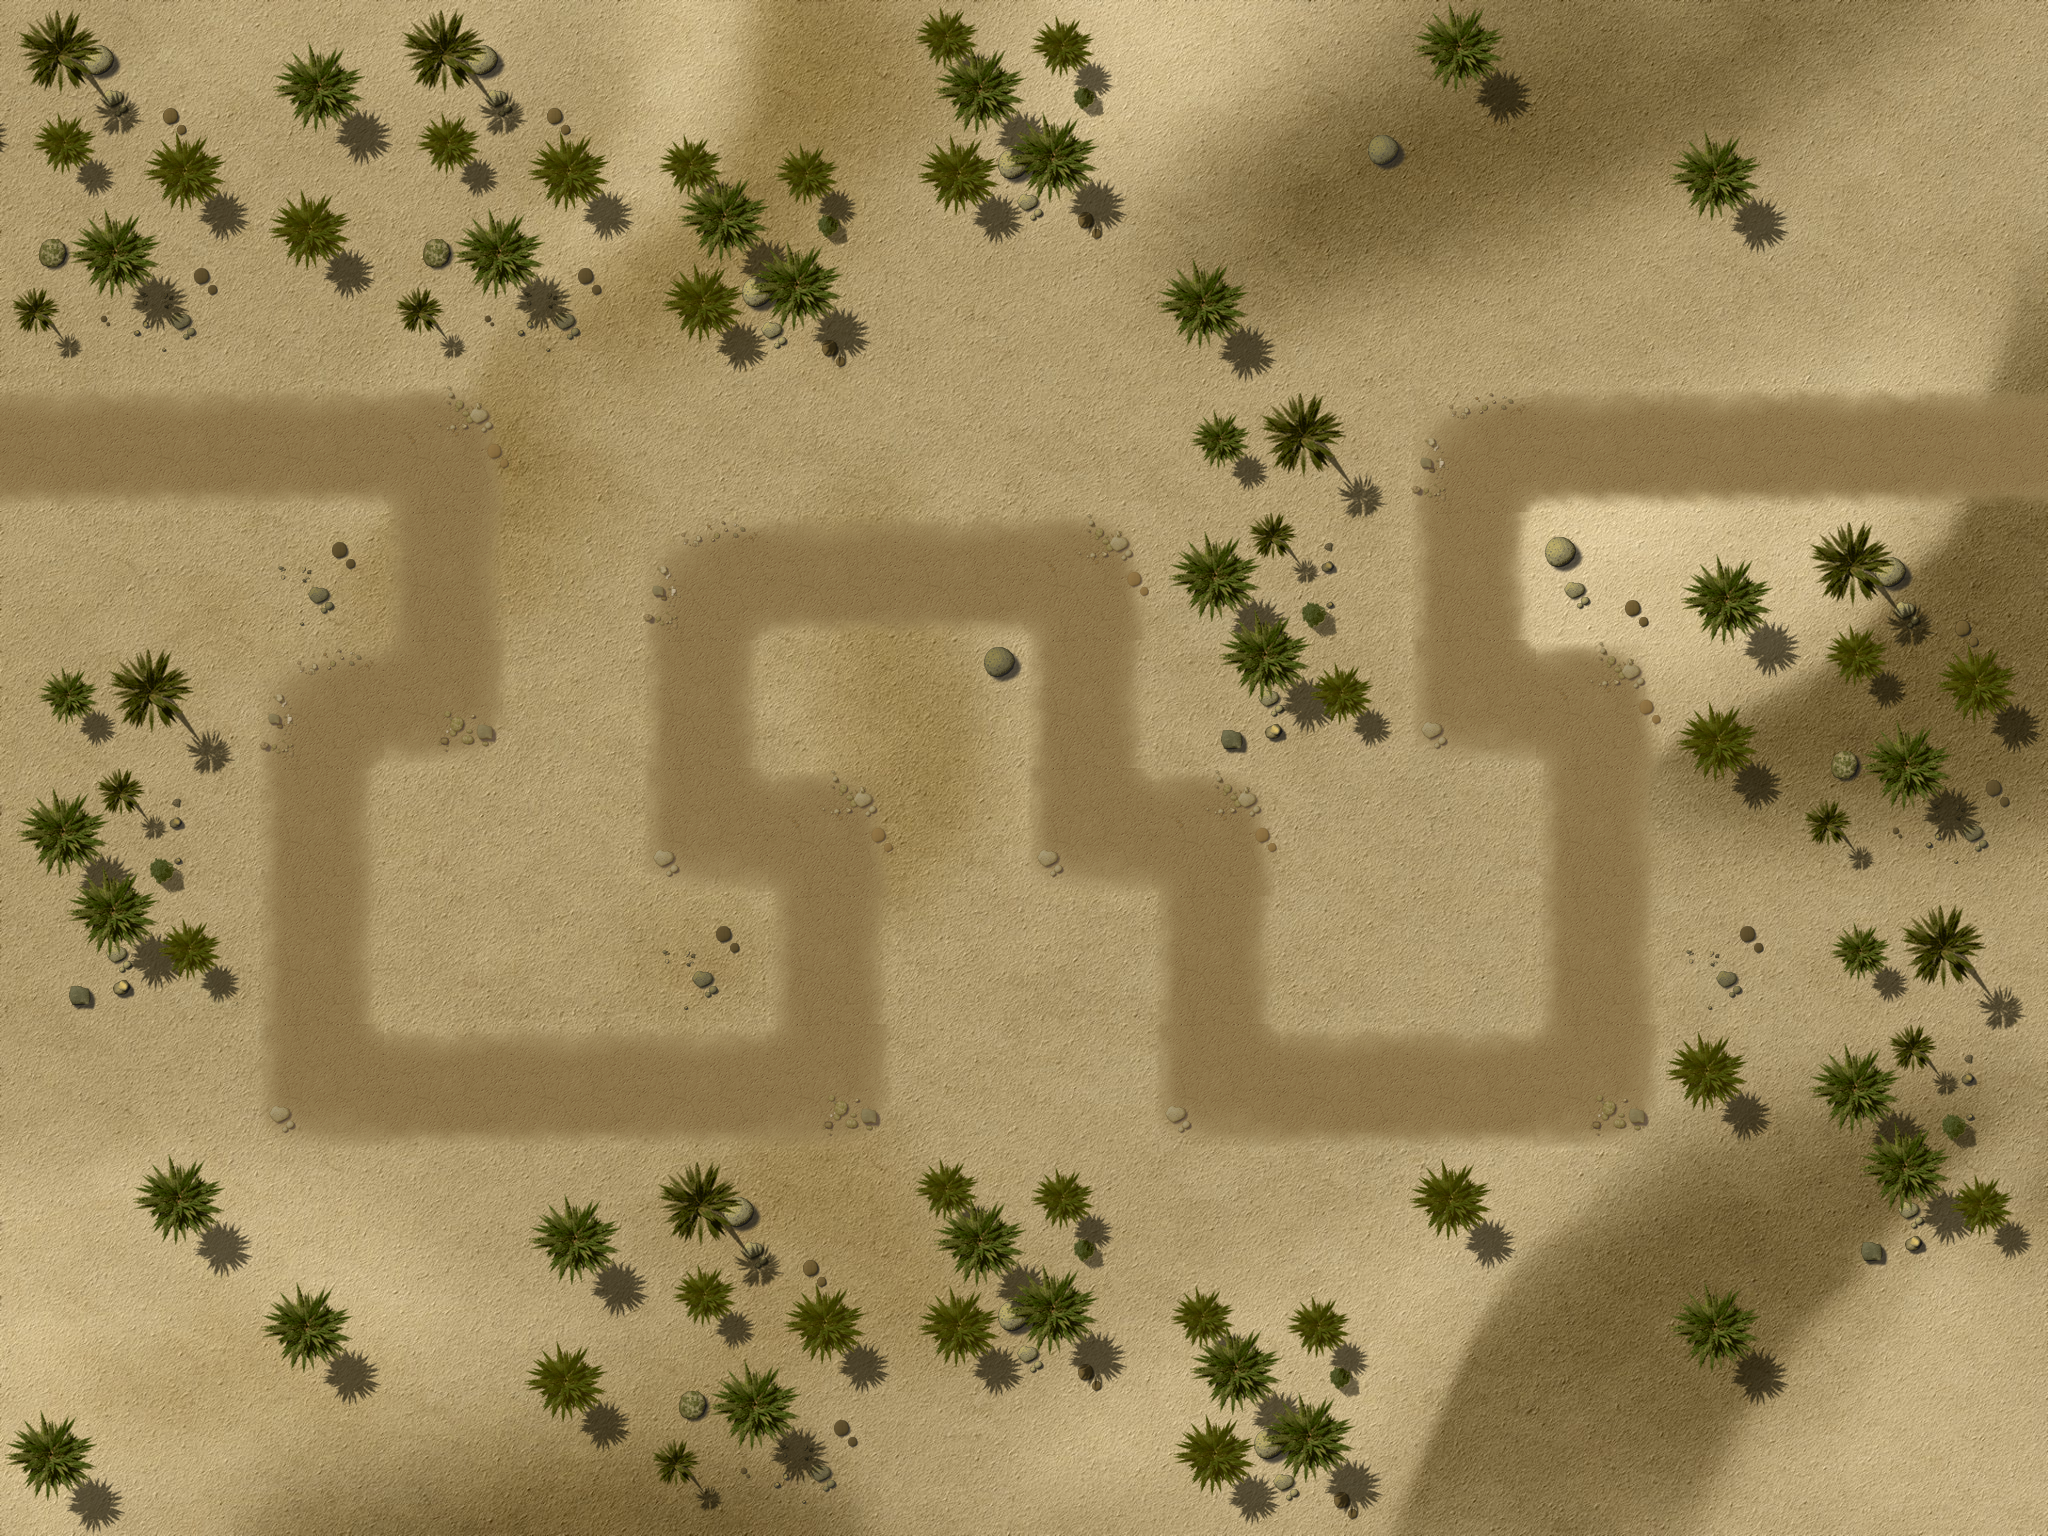

Below is a game level as drawn by its tile map, then a one-line description and the .tmx that defines it (tile-layer data replaced by summaries):
An orthogonal 16x12 tile map with 128x128 px tiles, 4 tile layers (Ground, Objects1, Objects2, Path), 1 hidden layer not drawn, 3 tilesets and 35 objects.

<map version="1.0" orientation="orthogonal" width="16" height="12" tilewidth="128" tileheight="128">
 <properties>
<property name="wave01" value="1,1,1,2,4,4,1,1,1,4,1,2,3,2,1,3,4,4,1,1,2" />
<property name="wave02" value="10,10,10,10,10,2,10,1,1,4,2,4,1,10,10,10,10,10,10,4,2,1,1,1" />
<property name="wave03" value="1,1,10,3,4,1,10,10,10,10,10,2,10,10,1,1,4,2,4,1,1,1,1,1,4,2,10,10,10,10" />
<property name="wave04" value="1,1,1,1,4,1,1,1,1,4,1,1,1,4,1,1,1,2,1,1,3,10,10,10" />
<property name="wave05" value="2,2,10,10,10,4,4,4,1,6,1,10,10,3,10,10,10,10,10,10,2,10,10,2,2,10,10,10,2,2,10,10" />
<property name="wave06" value="4,4,2,10,10,10,5,5,5,5,5,3,10,10,4,4,2,10,3,10,2,5,5,1" />
<property name="wave07" value="1,5,5,5,10,10,10,2,4,2,4,5,3,5,3,10,10,10,5,5,5,2,2,4,4,2,10,10,10,10" />
<property name="wave08" value="1,5,5,5,2,5,5,6,4,2,5,5,5,5,5,4,4,5,5,5,2,5,5,4,4,5,4,3,3" />
<property name="wave09" value="4,4,4,2,3,4,5,4,2,5,3,5,5,5,5,10,10,10,10,10,10,10,10,5,4,5,5,6,5,5,5,4,5,4,4,5,5,5,2,5,5,1" />
<property name="wave10" value="2,10,10,10,10,10,10,4,5,4,4,10,10,10,10,5,5,5,5,5,5,5,5,5,6,5,5,5,5,4,2,2,10,10,10,4,5,4,2,5,5,5,5,10,10,103" />
<property name="wave11" value="1,5,5,5,3,5,5,5,5,5,5,5,5,5,5,5,4,4,4,2,2,5,5,5,5,2,3,5,5,5,3,3,5,5,5,5,5,2,1" />
<property name="wave12" value="5,5,5,5,5,5,10,3,3,10,10,10,10,5,10,10,10,3,5,5,5,10,10,10,10,5,5,5,5,5,10,10,6,6,5,5,5,5,10,10,5,2,1" />
<property name="wave13" value="3,10,10,10,5,6,5,6,5,5,6,2,5,5,5,5,5,10,10,10,10,5,5,5,5,5,5,5,10,10,10,3" />
<property name="wave14" value="5,5,5,5,5,5,5,6,2,2,5,5,7,7,7,7,7,7,7,8,5,5,5,2,9,2,4,4,4,5,5,5,5,5,2,5,2,9,5,5,5,1" />
<property name="wave15" value="1,4,4,5,5,9,5,5,5,5,4,5,4,5,4,4,5,4,5,2,6,5,5,5,6,5,10,6,5,5,5,5,5,5,5,5,1" />
<property name="wave16" value="10,10,8,10,10,10,6,10,10,10,10,10,10,10,10,10,6,6,6,5,1,6,10,10,4,4,10,10,10,10,8,10,6,10,10,6,10,10,10,10,10,10,10,10,10,10,10,10,10,10,10" />
<property name="wave17" value="10,10,10,10,5,10,5,8,5,1,8,8,10,5,6,10,10,5,1,5,1,10,4,4,4,10,10,10,5,1,5,10" />
<property name="wave18" value="1,5,5,5,5,1,5,5,7,7,7,7,5,1,6,5,1,5,5,5,4,4,4,9,2,5,2,5,1,5,5" />
<property name="wave19" value="7,7,6,7,7,2,10,10,8,10,10,9,7,7,2,10,10,10,5,5,5,5,9,3,9,9,9,9" />
<property name="wave20" value="3,8,5,1,5,5,7,7,102,7,7,7,7,7,7,5,5,6,5,1,6,5,1,6,5,6,5,9,5,1,5,1,5,5,5,7,101" />
<property name="wave21" value="6,10,10,10,10,10,2,10,10,2,10,6,6,10,10,2,10,10,6,10,10,10,8,5,8" />
<property name="wave22" value="1,2,5,1,5,2,6,6,9,3,10,10,2,10,10,5,1,2,2,5,1,5,5,5,6,6,6,5,1,5,8,10,10,10,10,2,2,5,1" />
<property name="wave23" value="5,5,6,6,5,1,5,1,5,1,2,2,7,7,7,7,8,5,1,6,6,5,1,5,10,10,10,10,4,5,2" />
<property name="wave24" value="11,11,11,9,3,11,11,11,11,11,9,3,9,9,9,5,5,5,6,5,1,2,2,5,1,8" />
<property name="wave25" value="2,2,5,6,5,1,4,4,4,5,5,5,9,9,9,9,9,5,1,5,5,5,9,6,6,5,1,5,1,5,8,5,1,5,5,8,2,2,5,1,3" />
<property name="wave26" value="11,11,11,9,3,11,11,6,11,11,9,3,11,11,11,9,8,11,11,6,6,4,4,4,5,5,8,5,5,5,5,10,10,10,10,10" />
<property name="wave27" value="3,9,5,5,5,5,7,7,4,4,9,5,5,5,5,5,5,8,5,9,5,5,5,5,5,5,5,5,5,5,8,8,5,5,6,6,5,7,7,5,7,8" />
<property name="wave28" value="6,11,11,11,11,6,11,11,11,11,6,9,9,5,5,9,9,5,5,5,5,9,3,9,5,5,6,4,4,5,4,5,5,5,9,5,5,5,6,5,5,5,8" />
<property name="wave29" value="10,10,10,10,5,10,5,10,5,10,6,10,5,5,5,5,8,10,10,10,5,5,5,10,8,8,8,5,5,5,5,11,11,11,11,6,6,5,7,7,2" />
<property name="wave30" value="1,5,5,5,10,8,10,5,10,8,10,5,5,5,5,5,11,11,11,6,5,4,6,4,4,5,5,5,7,7,9,3,9,5,5,5,5,10,10,10,10,102" />
<property name="wave31" value="1,5,5,5,7,9,4,5,4,5,6,5,5,5,8,9,9,9,5,5,6,5,5,5,7,8,6,6,8,5,5,8,4,4,7,7,9,3,9,3,6" />
<property name="wave32" value="8,11,11,10,6,10,10,10,6,7,11,11,11,6,10,10,8,10,9,9,7,5,7,5,7,3" />
<property name="wave33" value="3,9,7,7,5,5,5,5,5,5,5,5,5,7,9,3,5,5,5,5,6,5,5,9,9,9,6,8,6,5,5,9,9,9,6,8" />
<property name="wave34" value="6,6,9,9,9,11,11,5,11,11,11,9,9,9,7,5,5,5,5,5,5,4,4,5,5,9,6,5,5,6,8,9,3,6" />
<property name="wave35" value="8,9,7,4,5,4,5,5,5,7,4,5,4,8,5,5,5,7,8,5,5,5,6,8,5,5,5,6,7,7,5,5,5,11,11,11,11" />
<property name="wave36" value="6,6,9,9,9,11,11,11,11,11,11,9,9,9,7,5,5,5,5,5,5,4,4,5,5,8,5,7,8,4,5,8,11,5,5,5,4,4" />
<property name="wave37" value="8,9,7,4,5,4,5,5,5,7,4,5,4,8,5,5,5,7,7,7,5,5,6,5,5,9,9,9,6,8,5,11,11,11,11" />
<property name="wave38" value="10,10,10,10,10,10,8,9,9,9,5,5,6,10,10,10,10,10,10,6,10,10,8,10,10,10,10,10,10,6,10,10,10,10,10,10,10,10,5,5,5,5,10,10,8,10,8,10" />
<property name="wave39" value="10,10,10,5,10,8,10,5,10,6,10,8,10,5,9,9,9,9,8,10,5,10,10,5,10,10,10,10,5,8,10,10,10,7,10,10,7,10,10,2" />
<property name="wave40" value="100,6,10,10,6,10,10,9,10,10,10,10,10,9,9,10,9,10,10,10,10,10,7,10,10,8,10,7,10,5,8,5,5,103,103" />
 </properties>
 <tileset firstgid="1" name="ground" tilewidth="128" tileheight="128">
  <image source="tilesWorld1.png" width="2048" height="2048" />
 </tileset>
 <tileset firstgid="257" name="path" tilewidth="128" tileheight="128">
  <image source="path02.png" width="512" height="512" />
 </tileset>
 <tileset firstgid="273" name="ground" tilewidth="2048" tileheight="1536">
  <image source="ground2.jpg" width="2048" height="1536" />
 </tileset>
 <layer name="Ground" width="16" height="12">
  <data>[192 cells, 1 non-empty, 1 distinct tile ids]</data>
 </layer>
 <layer name="Objects1" width="16" height="12">
  <data>[192 cells, 6 non-empty, 3 distinct tile ids]</data>
 </layer>
 <layer name="Objects2" width="16" height="12">
  <data>[192 cells, 76 non-empty, 21 distinct tile ids]</data>
 </layer>
 <objectgroup name="Objects3" width="16" height="12">
  <object gid="212" x="512" y="512" />
  <object gid="212" x="512" y="640" />
  <object gid="210" x="512" y="768" />
  <object gid="210" x="640" y="512" />
  <object gid="210" x="896" y="1024" />
  <object gid="209" x="896" y="896" />
  <object gid="209" x="1280" y="1024" />
  <object gid="212" x="938" y="944" />
  <object gid="234" x="568" y="544" />
  <object gid="234" x="938" y="422" />
  <object gid="234" x="384" y="896" />
  <object gid="234" x="1518" y="244" />
  <object gid="234" x="1726" y="364" />
 </objectgroup>
 <layer name="Path" width="16" height="12">
  <data>[192 cells, 40 non-empty, 6 distinct tile ids]</data>
 </layer>
 <objectgroup name="Locked" width="16" height="12">
  <object x="2432" y="256" />
  <object x="0" y="0" width="2048" height="256" />
  <object x="0" y="1280" width="2048" height="256" />
  <object x="0" y="256" width="128" height="1024" />
  <object x="1920" y="256" width="128" height="1024" />
  <object x="1408" y="1152" width="128" height="128" />
  <object x="1664" y="1024" width="128" height="128" />
  <object x="384" y="256" width="512" height="128" />
  <object x="512" y="384" width="128" height="384" />
  <object x="640" y="384" width="128" height="128" />
  <object x="1152" y="256" width="128" height="128" />
  <object x="1152" y="384" width="256" height="256" />
  <object x="1280" y="640" width="128" height="128" />
  <object x="1664" y="512" width="256" height="256" />
  <object x="1792" y="768" width="128" height="512" />
  <object x="1280" y="896" width="128" height="128" />
  <object x="896" y="768" width="128" height="256" />
  <object x="512" y="1152" width="256" height="128" />
  <object x="896" y="1152" width="256" height="128" />
  <object x="128" y="1152" width="128" height="128" />
  <object x="128" y="640" width="128" height="384" />
 </objectgroup>
 <objectgroup name="Waypoints" width="16" height="12">
  <object x="0" y="512">
   <polyline points="-144,-61 448,-66 444,195 315,195 315,564 824,563 826,317 704,316 707,74 1081,72 1087,311 1217,315 1220,561 1598,559 1598,188 1474,185 1475,-63 2203,-62" />
  </object>
 </objectgroup>
 <layer name="blendAdd" width="16" height="12" visible="0">
  <data>[192 cells, 0 non-empty, 0 distinct tile ids]</data>
 </layer>
</map>
